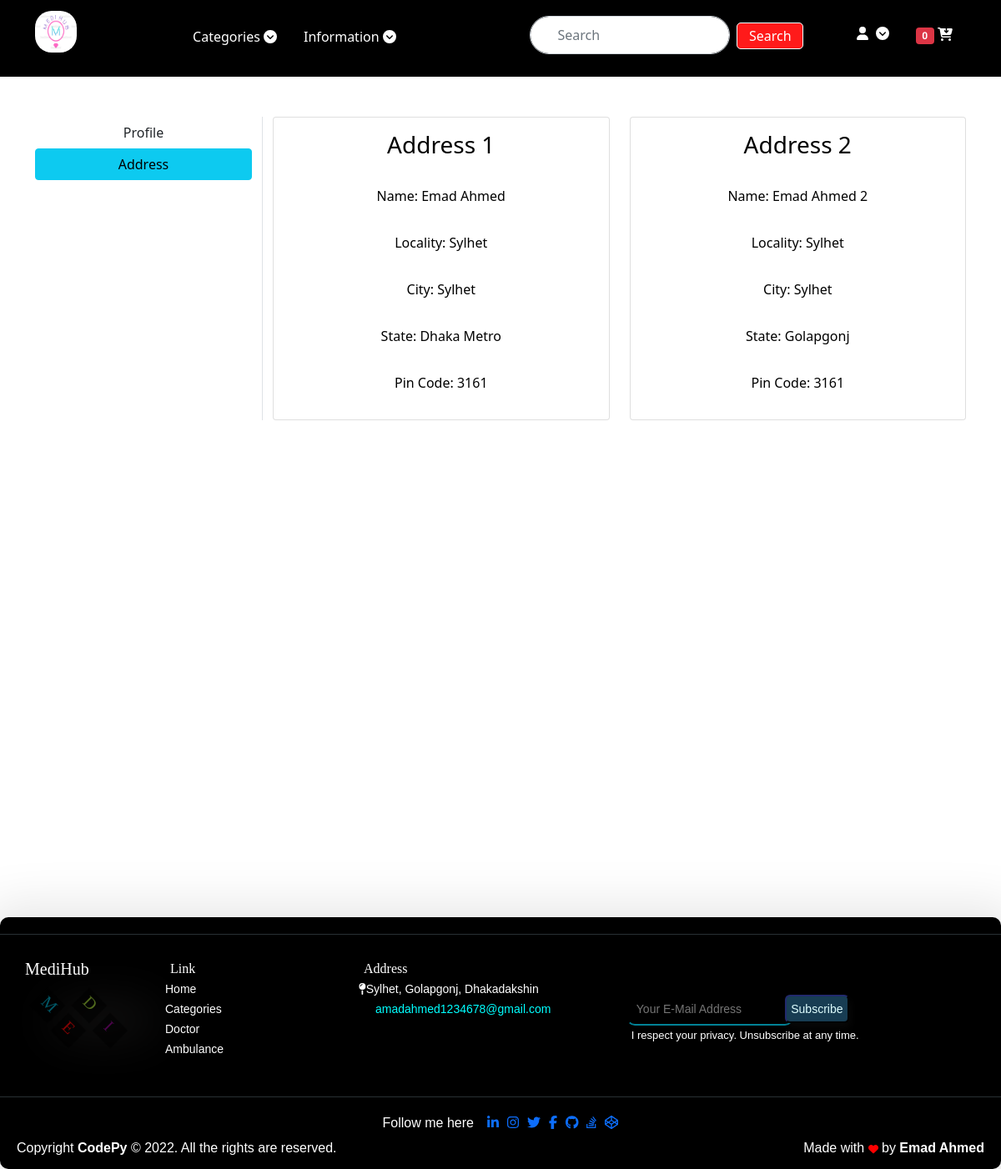
Screenshot of /address/ (signed in) with the database file from the repository.
### app/models.py (models this page shows, shortened)
class Customer(models.Model):
    user = models.ForeignKey(User, on_delete=models.CASCADE)
    name = models.CharField(max_length=200)
    locality = models.CharField(max_length=200)
    city = models.CharField(max_length=50)
    zipcode = models.IntegerField()
    state = models.CharField(choices=STATE_CHOICES, max_length=50)

### app/views.py (the view)
# urls.py: path('address/', views.address, name='address'),
@login_required
def address(request):
    add = Customer.objects.filter(user=request.user)
    if request.user.is_authenticated:
        cart = Cart.objects.filter(user=request.user)
        return render(request, 'app/address.html', {'add': add,  'active': 'btn-info', 'tcart': cart})
    else:
        return render(request, 'app/address.html', {'add': add,  'active': 'btn-info'})

### app/templates/app/address.html (shortened to what this page needs)
{% extends 'app/base.html' %} <br />
{% load static %} <br />
{% block main-content %}
<div class="container my-5" style="height: 100vh">
  <div class="row my-5">
    <div class="col-lg-3 border-end">
      <ul class="list-unstyled">
        <li class="d-grid">
          <a href="{% url 'profile' %}" class="btn ">Profile</a>
        </li>
        <li class="d-grid">
          <a href="{% url 'address' %}" class="btn {{active}}">Address</a>
        </li>
      </ul>
    </div>
    <div class="col-lg-9">
        <div class="row">
        {% for ad in add %}
        <div class="col-lg-6">
        <div class="card">
          <div class="card-body text-center">
            <h3>Address</span> {{forloop.counter}}</h3>
            <p><span> Name:</span> {{ad.name}}</p>
            <p><span>Locality:</span> {{ad.locality}}</p>
            <p><span>City:</span> {{ad.city}}</p>
            <p><span>State:</span> {{ad.state}}</p>
            <p><span>Pin Code:</span> {{ad.zipcode}}</p>
          </div>
        </div>
    </div>
        {% endfor %}
    </div>
      </div>
    </div>
  </div>
  {% endblock main-content %}

### app/static/app/css/main.css (style rules this page uses)
body { background-color: white; }

### app/templates/app/address.html (style rules this page uses)
body { background: white; }
.card-body h3 { color: black; text-align: center; }
.card-body p { margin-top: 2rem; color: black; }

### rows the page displays
Customer: name "Emad Ahmed", locality "Sylhet", city "Sylhet", state "Dhaka Metro", zipcode "3161"
Customer: name "Emad Ahmed 2", locality "Sylhet", city "Sylhet", state "Golapgonj", zipcode "3161"

### other values shown
{{ tcart|length }} "0"
